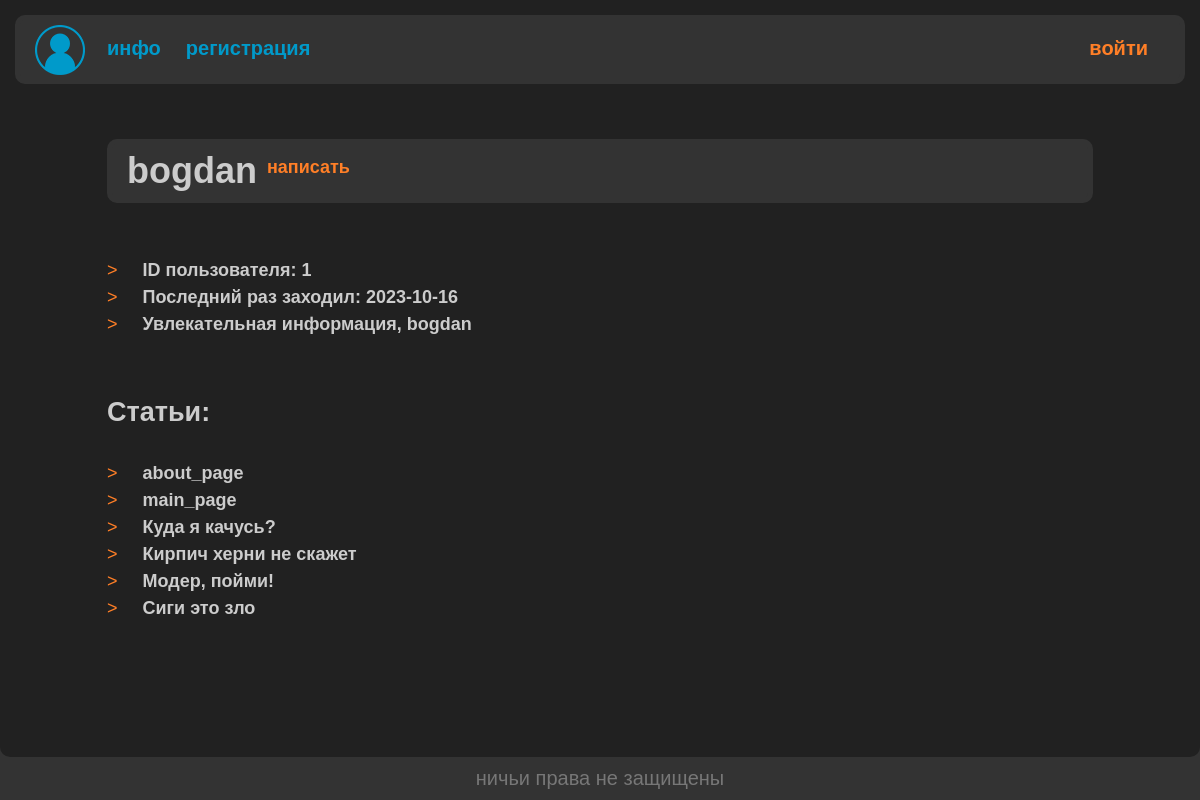
The app's page /profile/bogdan/ with its own data.
### userface/models.py (models this page shows, shortened)
class CustomUser(AbstractUser):
    settings = models.JSONField('settings',
                                default=get_default_settings)
    def get_absolute_url(self, prefix='personal_chat'):
        return reverse(prefix, kwargs={'username': self.username})

### pager/models.py (models this page shows, shortened)
class Page(models.Model):
    name = models.CharField(max_length=25)
    text = models.TextField(blank=True)
    date = models.DateTimeField(auto_now_add=True)
    user = models.ForeignKey('userface.CustomUser',
                             on_delete=models.SET_NULL,
                             null=True,
                             related_name='author')
    def __str__(self):
        return self.name
    def get_absolute_url(self, prefix='text'):
        return reverse(prefix, kwargs={'page_id': self.id})
    class Meta:
        ordering = ['-date']  # установка дефолтной сортировке по дате

### userface/views.py (the view)
# urls.py: path('profile/', Profile.as_view(), name='my_profile'),
class Profile(DataMixin, View):
    def get(self, request, username=None):
        if username == None:
            username = request.user.username
            is_me = True
        else:
            is_me = False
        try:
            user = CustomUser.objects.get(username=username)
            username = user.username
            last_login = user.last_login
            user_id = user.id
            pages = Page.objects.filter(user=user_id)
            text = [
                f'ID пользователя: {user_id}',
                f'Последний раз заходил: {str(last_login).split()[0]}',
                f'Увлекательная информация, {username}',
            ]
        except:
            username = 'Пользователь не найден'
            text = pages = ''
            user = None
        context = {
            'menu': get_menu(request),
            'title': username,
            'text': text,
            'is_me': is_me,
            'user': user,
            'pages': pages,
        }
        return render(request, 'userface/profile.html', context=context)

### userface/utils.py (called while the page is built)
def get_menu(request=None, humble=True):
    if request:
        return main_menu if request.user.is_authenticated \
            else humble_menu
    else:
        return humble_menu if humble \
            else main_menu

### userface/templates/userface/profile.html
{% extends 'userface/base.html' %}
{% block content %}
<div class="profile-header">
    <h1 class="profile-name">{{title}}</h1>
    {% if is_me %}
    <a class="profile-settings-button" href = "{% url 'settings' %}">настройки</a>
    {% else %}
    <a class="profile-settings-button" href = "{{ user.get_absolute_url }}">написать</a>
    {% endif %}
</div>
<br>
<br>
{% for t in text %}
<a class="del-buttons">></a>
<a class="list-buttons">{{ t }}</a>
<br>
{% endfor %}
{% if pages %}
<br>
<br>
<h2>Статьи:</h2>
<br>
{% for p in pages %}
<a class="del-buttons">></a>
<a class="list-buttons" href="{{ p.get_absolute_url }}">
    {{ p }}
</a>
<br>
{% endfor %}
{% endif %}
{% endblock %}

### userface/static/userface/css/styles.css (style rules this page uses)
* { margin: 0px; padding: 0px; font-family: sans-serif; text-decoration: none; }
body { background-color: #333333; height: 100%; }
.profile-header { weight: 100%; height: 250; background-color: #333333; border: 5px solid #333333; border-radius: 10px; display: flex; }
.profile-name { margin-left: 15px }
.profile-settings-button { float: right; margin: 10px 0px 0px 10px; color: #FF7F27; font-weight: 700; }
.del-buttons { color: #FF7F27; margin-right: 20px; }
.list-buttons { color: #CCCCCC; text-decoration: none; font-weight: 700; margin-right: 25px; }

### records on screen
CustomUser: username "bogdan"
Page: name "about_page"
Page: name "main_page"
Page: name "Куда я качусь?"
Page: name "Кирпич херни не скажет"
Page: name "Модер, пойми!"
Page: name "Сиги это зло"

### other values on screen
{{ m.title }} "инфо" "регистрация"
{{ t }} "ID пользователя: 1" "Последний раз заходил: 2023-10-16" "Увлекательная информация, bogdan"
